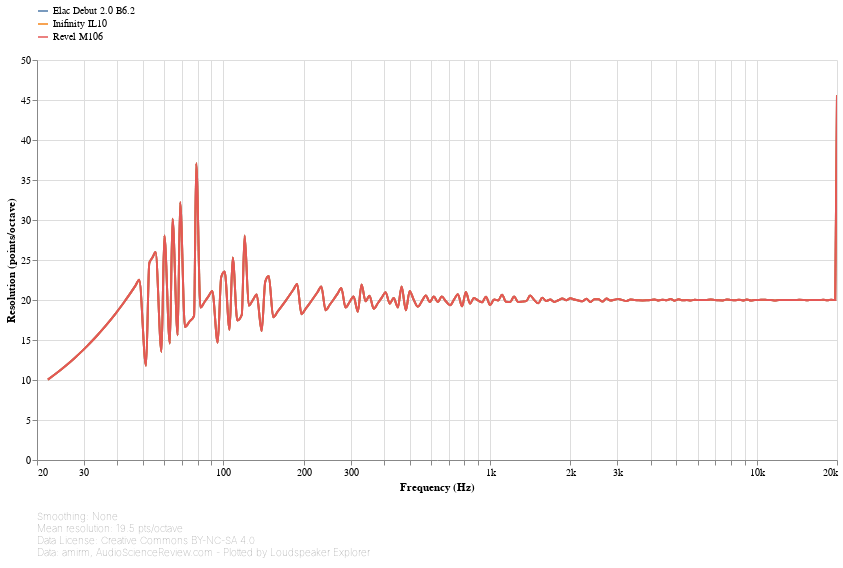

The code cell stored with this chart in its notebook:
### Markdown cell above
## Resolution

This chart shows the resolution of the input data at each frequency. For each point, resolution is calculated by looking at the distance from the previous point. The larger the distance, the lower the resolution.

A straight, horizontal line means that resolution is constant throughout the spectrum, or in other words, points are equally spaced in log-frequency. Some Loudspeaker Explorer features, especially smoothing and detrending, implicitly assume that this is the case, and might produce inaccurate results otherwise.

### Code cell
#@markdown
conditional_chart(max_standalone_speaker_count, lambda: frequency_response_chart(
    speakers_fr_ready
        .pipe(lsx.pd.index_as_columns)
        .set_index('Speaker')
        .set_index('Frequency [Hz]', append=True, drop=False)
        .groupby('Speaker').apply(lambda frequencies: frequencies / frequencies.shift(1))
        .pipe(np.log2)
        .pow(-1)
        .rename(columns={'Frequency [Hz]': 'Resolution (points/octave)'})
        .pipe(lsx.pd.remap_columns, {
            'Resolution (points/octave)': 'value',
        }),
    lambda chart: lsx.util.pipe(chart
        .encode(
            alt.Y('value', type='quantitative', title='Resolution (points/octave)', axis=alt.Axis(grid=True)),
            speaker_color()),
        speaker_input),
    lambda chart: lsx.alt.interactive_line(chart),
    alter_tooltips=lambda tooltips:
        ([alt.Tooltip('speaker', title='Speaker')]
            if speakers_fr_ready.index.get_level_values('Speaker').nunique() > 1 else []) +
        tooltips +
        [alt.Tooltip('value', type='quantitative', title='Resolution (points/octave)', format='.2f')]
))

### Figure 1 — Vega-Lite specification as saved in the notebook (floating-point values rounded to 4 significant figures; data arrays with more than 128 entries replaced by an {"elided": "..."} marker saying what was removed)
{"config": {"view": {"continuousWidth": 400, "continuousHeight": 300, "opacity": 0}}, "vconcat": [{"layer": [{"mark": {"type": "line", "clip": true, "interpolate": "monotone"}, "encoding": {"opacity": {"condition": {"value": 1, "selection": "selector001"}, "value": 0.2}}, "selection": {"selector001": {"type": "multi", "encodings": ["color"], "bind": "legend"}, "selector003": {"type": "interval", "bind": "scales", "encodings": ["x", "y"]}, "selector004": {"type": "single", "fields": ["speaker"], "bind": {"input": "select", "options": [null, "Elac Debut 2.0 B6.2", "Inifinity IL10", "Revel M106"], "labels": ["All", "Elac Debut 2.0 B6.2", "Inifinity IL10", "Revel M106"], "name": "Speaker: "}}}}, {"mark": {"type": "circle", "clip": true, "size": 100}, "encoding": {"fillOpacity": {"condition": {"value": 0.3, "selection": "selector002"}, "value": 0}}, "selection": {"selector002": {"type": "single", "on": "mouseover", "clear": "mouseout", "empty": "none", "encodings": ["x", "y"]}}}], "data": {"name": "data-bb8aee43d62dcdb158c2053034b56f23"}, "encoding": {"color": {"type": "nominal", "field": "speaker", "legend": {"direction": "vertical", "labelLimit": 600, "orient": "top", "symbolType": "stroke"}, "title": null}, "tooltip": [{"type": "nominal", "field": "speaker", "title": "Speaker"}, {"type": "quantitative", "field": "frequency", "format": ".03s", "title": "Frequency (Hz)"}, {"type": "quantitative", "field": "value", "format": ".2f", "title": "Resolution (points/octave)"}], "x": {"type": "quantitative", "axis": {"format": "s"}, "field": "frequency", "scale": {"base": 10, "domain": [20, 20000], "nice": false, "type": "log"}, "title": "Frequency (Hz)"}, "y": {"type": "quantitative", "axis": {"grid": true}, "field": "value", "title": "Resolution (points/octave)"}}, "height": 400, "transform": [{"flatten": ["frequency", "value"]}, {"filter": {"selection": "selector004"}}], "width": 800}, {"mark": "text", "height": 1, "title": {"text": ["Smoothing: None", "Mean resolution: 19.5 pts/octave", "Data License: Creative Commons BY-NC-SA 4.0", "Data: amirm, AudioScienceReview.com - Plotted by Loudspeaker Explorer"], "anchor": "start", "color": "gray", "fontSize": 10, "fontWeight": "lighter"}, "width": 600}], "resolve": {"legend": {"color": "independent"}}, "$schema": "https://vega.github.io/schema/vega-lite/v4.8.1.json", "datasets": {"data-bb8aee43d62dcdb158c2053034b56f23": [{"speaker": "Elac Debut 2.0 B6.2", "frequency": {"elided": "194 float values"}, "value": {"elided": "194 float values"}}, {"speaker": "Inifinity IL10", "frequency": {"elided": "194 float values"}, "value": {"elided": "194 float values"}}, {"speaker": "Revel M106", "frequency": {"elided": "194 float values"}, "value": {"elided": "194 float values"}}]}}
